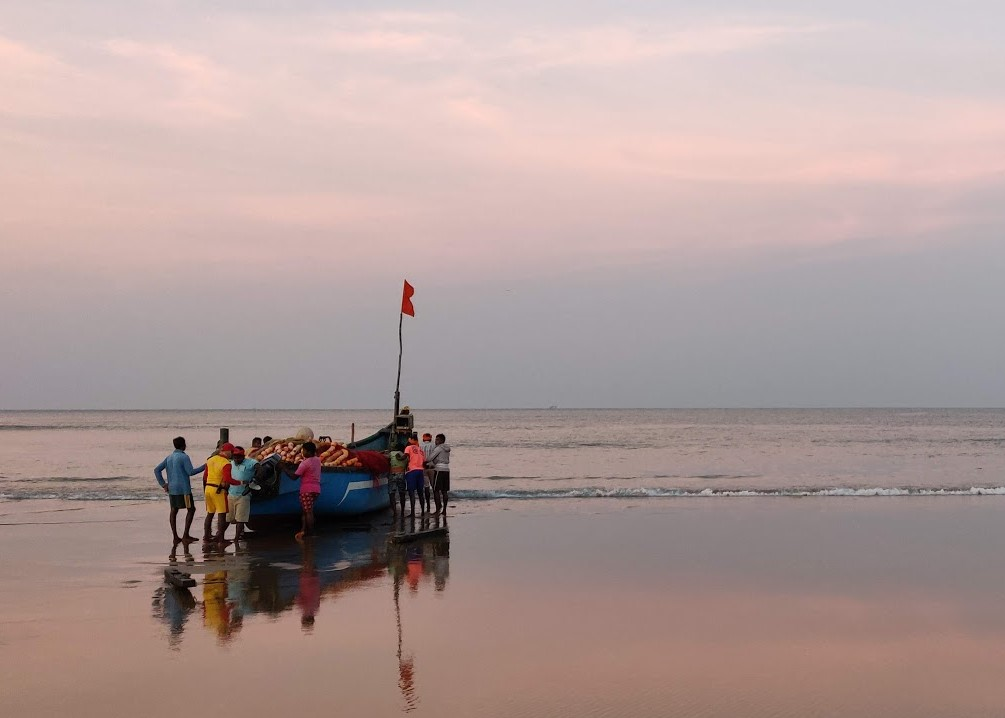
#> input picture Image Features/FAST-Keypoint detector/Gokarna.jpg, 1005 x 718 px
$ python Fast.py
#> lines starting #> are read from the running program, lines starting #| are printed output that depends on the picture; after the words box and inside, x2 and y2 are one past the last pixel; in counts of white or black regions, pixels touching at a corner belong together
import cv2
import numpy as np

feed = cv2.imread('Gokarna.jpg')
#> feed is the input picture: shape (718, 1005, 3); mean B, G, R 152.9, 155.5, 175.1
gray=cv2.cvtColor(feed,cv2.COLOR_BGR2GRAY)
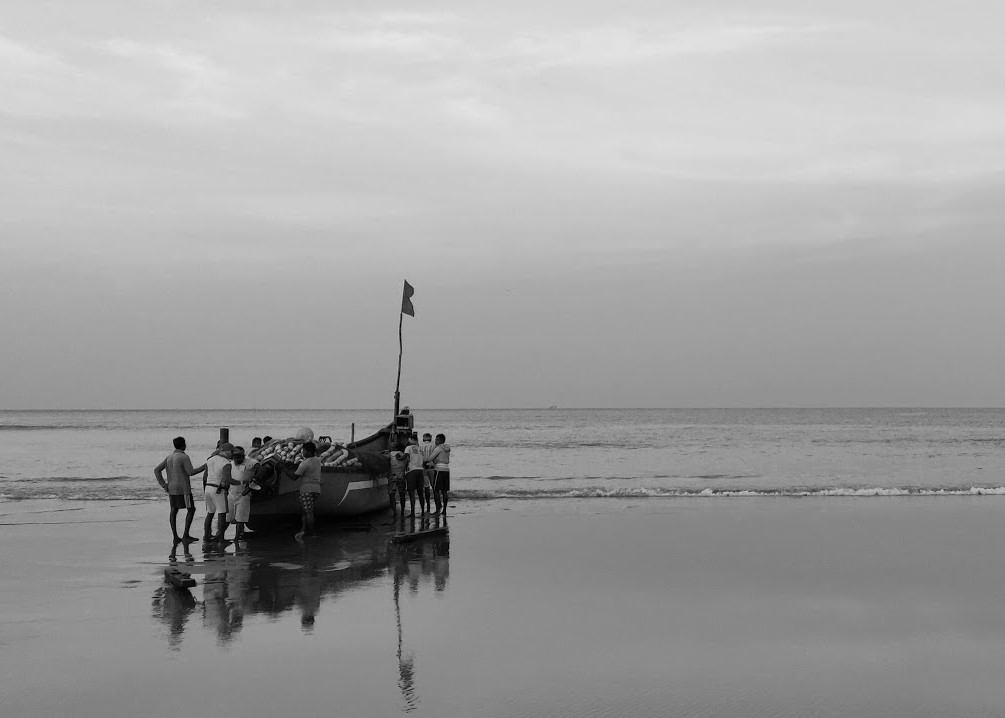
#> gray: shape (718, 1005); min 0, max 230, mean 161.1

fast = cv2.FastFeatureDetector_create()

keypoints = fast.detect(gray,None)
#> keypoints = 3464 keypoints; strongest (x, y, size): (208, 458, 7), (416, 432, 7), (173, 440, 7), (198, 539, 7)
print("Number of keypoints with non max suppression:", len(keypoints))
#| Number of keypoints with non max suppression: 3464

keypoints_image_nonmax=feed.copy()

cv2.drawKeypoints(feed,keypoints,keypoints_image_nonmax,color=(0,255,0),flags=cv2.DRAW_MATCHES_FLAGS_DRAW_RICH_KEYPOINTS)
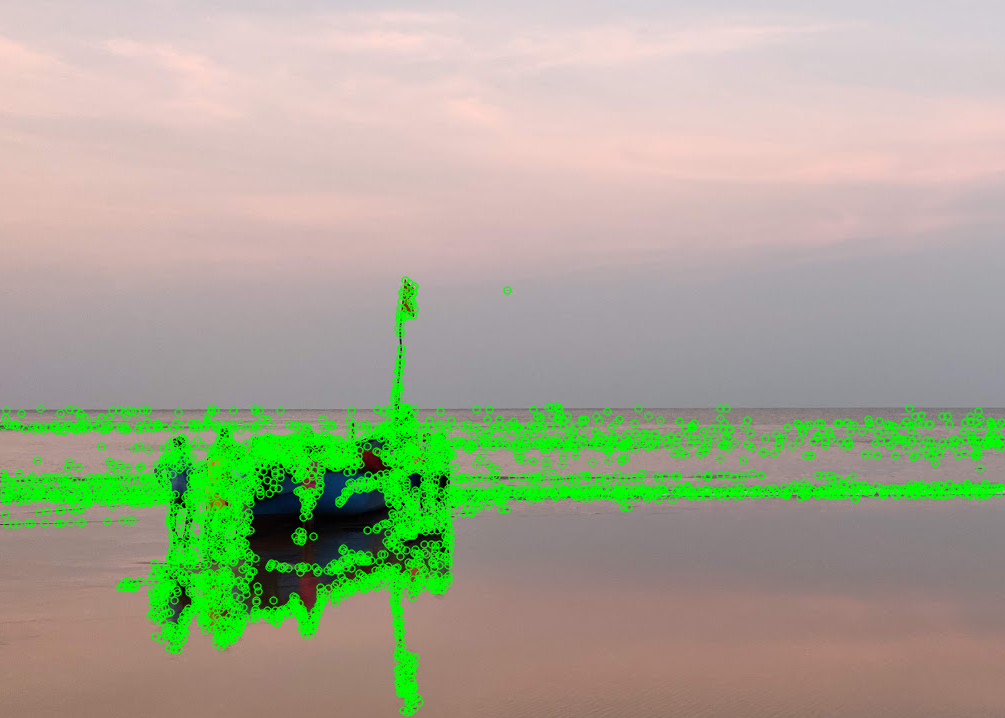
#> keypoints_image_nonmax: shape (718, 1005, 3); 12.48% of pixels changed, all inside (x1, y1, x2, y2) = (0, 276, 1005, 718)
cv2.imshow('FAST keypoiny- with non max supression',keypoints_image_nonmax)

fast.setNonmaxSuppression(False)


keypoints = fast.detect(gray,None)
#> keypoints = 11777 keypoints; strongest (x, y, size): (404, 279, 7), (405, 279, 7), (404, 280, 7), (405, 280, 7)
print("Number of keypoints with non max suppression:", len(keypoints))
#| Number of keypoints with non max suppression: 11777

keypoints_image_without_nonmax=feed.copy()

cv2.drawKeypoints(feed,keypoints,keypoints_image_without_nonmax,color=(0,255,0),flags=cv2.DRAW_MATCHES_FLAGS_DRAW_RICH_KEYPOINTS)
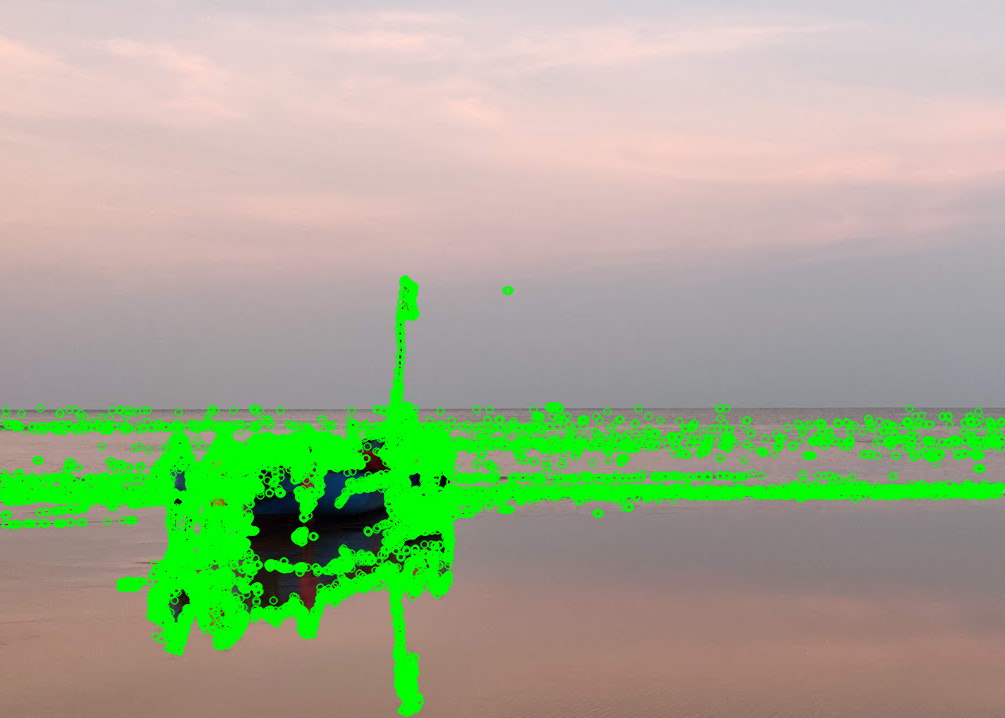
#> keypoints_image_without_nonmax: shape (718, 1005, 3); 13.55% of pixels changed, all inside (x1, y1, x2, y2) = (0, 275, 1005, 718)
cv2.imshow('FAST keypoiny- without non max supression',keypoints_image_without_nonmax)

cv2.waitKey()
cv2.imwrite('FAST keypoiny- with non max supression.jpg',keypoints_image_nonmax)

cv2.imwrite('FAST keypoiny- without non max supression.jpg',keypoints_image_without_nonmax)
